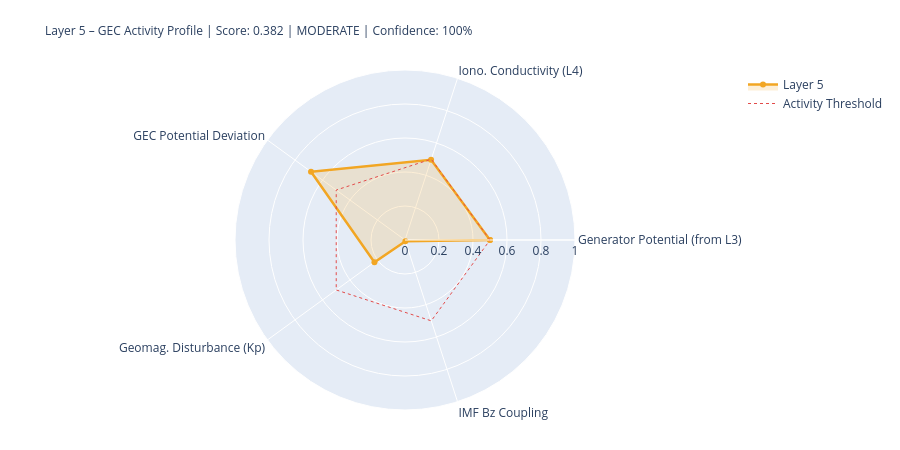

Notebook code cell kept with this figure:
### Markdown cell above
---
## 5. State Assessment & Handoff to Layer 6

### Code cell
# ============================================================
# LAYER-5-SCORE
# ============================================================

# Components
# 1) Generator activity (Layer-3-driven)
gen_score = norm(generator_strength, 0.3, 2.0)
gen_src   = 'from_layer3' if l3_thunder_score is not None else 'estimated'

# 2) Ionospheric conductivity (Layer-4-driven)
iono_score = norm(iono_cond_factor, 0.7, 1.4)
iono_src   = 'from_layer4' if l4_ioniz is not None else 'estimated'

# 3) GEC potential deviation from reference
pot_score = norm(abs(delta_V_pct), 0, 30)  # 0 = at reference, 1 = 30% deviation
pot_src   = 'derived'

# 4) Geomagnetic disturbance (Kp) – modulates vertical currents
kp_score = norm(kp_val, 0, 9)
kp_src   = 'primary' if kp_now is not None else 'from_layer4'

# 5) IMF Bz coupling (southward = stronger M-I coupling → GEC influence)
bz_score = norm(-(bz_now or 0), -5, 30) if bz_now is not None else None
bz_src   = 'primary' if bz_now is not None else 'missing'

COMPONENTS = {
    'Generator Potential (from L3)':  {'score': gen_score,   'source': 'derived_from_layer3', 'dynamic': True},
    'Iono. Conductivity (L4)':      {'score': iono_score,  'source': iono_src, 'dynamic': True},
    'GEC Potential Deviation':      {'score': pot_score,   'source': pot_src,  'dynamic': True},
    'Geomag. Disturbance (Kp)':         {'score': kp_score,    'source': kp_src,   'dynamic': True},
    'IMF Bz Coupling':               {'score': bz_score,    'source': bz_src,   'dynamic': True},
}

available   = {k: v['score'] for k, v in COMPONENTS.items() if v['score'] is not None}
unavailable = [k for k, v in COMPONENTS.items() if v['score'] is None]
layer5_score = round(sum(available.values()) / len(available), 4) if available else None
confidence   = round(len(available) / len(COMPONENTS), 2)
level = ('unknown' if layer5_score is None
         else 'quiet'   if layer5_score < 0.3
         else 'moderate' if layer5_score < 0.6
         else 'active')
dominant_l5 = max(available, key=available.get) if available else 'none'

# Kp consistency: separate 1-min raw value from score value
kp_1m_raw   = kp_now          # directly from API (can be 0.0 during live measurement)
kp_for_score = kp_val          # from Layer-0 context or estimated value if needed
kp_score_src = kp_src

W = 68
print('=' * W)
print('LAYER 5 – GLOBAL ELECTRIC CIRCUIT – STATE ASSESSMENT')
print('=' * W)
for name, comp in COMPONENTS.items():
    s = comp['score']
    if s is not None:
        bar = '█' * int(s*20) + '░' * (20-int(s*20))
        print(f'  {name:<34} {bar}  {s:.3f}  [{comp["source"]}]')
    else:
        print(f'  {name:<34} {"─"*20}  n/a   [missing]')
print('-' * W)
print(f'  Score:         {layer5_score:.3f}  ({len(available)}/{len(COMPONENTS)} components)')
print(f'  Confidence:    {confidence:.0%}')
print(f'  Level:         {level.upper()}')
print(f'  Dominant:      {dominant_l5}')
print(f'  V_iono:        {V_iono_mod:.1f} kV  (Δ {delta_V_pct:+.1f}% vs. Ref)')
print(f'  I_total:       {I_total_mod:.1f} A   (Δ {delta_I_pct:+.1f}% vs. Ref)')
print('=' * W)

# Radar
cats   = list(available.keys())
vals_r = list(available.values())
if len(cats) >= 3:
    fig = go.Figure()
    fig.add_trace(go.Scatterpolar(
        r=vals_r + [vals_r[0]], theta=cats + [cats[0]],
        fill='toself', fillcolor='rgba(242,166,35,0.18)',
        line=dict(color='#F2A623', width=2.5), name='Layer 5'
    ))
    fig.add_trace(go.Scatterpolar(
        r=[0.5]*(len(cats)+1), theta=cats+[cats[0]],
        line=dict(color='#E24B4A', dash='dot', width=1),
        mode='lines', name='Activity Threshold'
    ))
    fig.update_layout(
        title=dict(
            text=f'Layer 5 – GEC Activity Profile | Score: {layer5_score:.3f} | {level.upper()} | Confidence: {confidence:.0%}',
            font=dict(size=12)
        ),
        polar=dict(radialaxis=dict(visible=True, range=[0,1])),
        height=450, showlegend=True,
        margin=dict(l=80, r=80, t=70, b=40)
    )
    fig.show()

### Figure 1 — Plotly figure (JSON) as saved in the notebook; plotly's stock layout.template omitted (floating-point values rounded to 4 significant figures)
{"data": [{"fill": "toself", "fillcolor": "rgba(242,166,35,0.18)", "line": {"color": "#F2A623", "width": 2.5}, "name": "Layer 5", "r": [0.5, 0.4963, 0.6833, 0.2222, 0.0074, 0.5], "theta": ["Generator Potential (from L3)", "Iono. Conductivity (L4)", "GEC Potential Deviation", "Geomag. Disturbance (Kp)", "IMF Bz Coupling", "Generator Potential (from L3)"], "type": "scatterpolar"}, {"line": {"color": "#E24B4A", "dash": "dot", "width": 1}, "mode": "lines", "name": "Activity Threshold", "r": [0.5, 0.5, 0.5, 0.5, 0.5, 0.5], "theta": ["Generator Potential (from L3)", "Iono. Conductivity (L4)", "GEC Potential Deviation", "Geomag. Disturbance (Kp)", "IMF Bz Coupling", "Generator Potential (from L3)"], "type": "scatterpolar"}], "layout": {"height": 450, "margin": {"b": 40, "l": 80, "r": 80, "t": 70}, "polar": {"radialaxis": {"range": [0, 1], "visible": true}}, "showlegend": true, "title": {"font": {"size": 12}, "text": "Layer 5 – GEC Activity Profile | Score: 0.382 | MODERATE | Confidence: 100%"}}}
